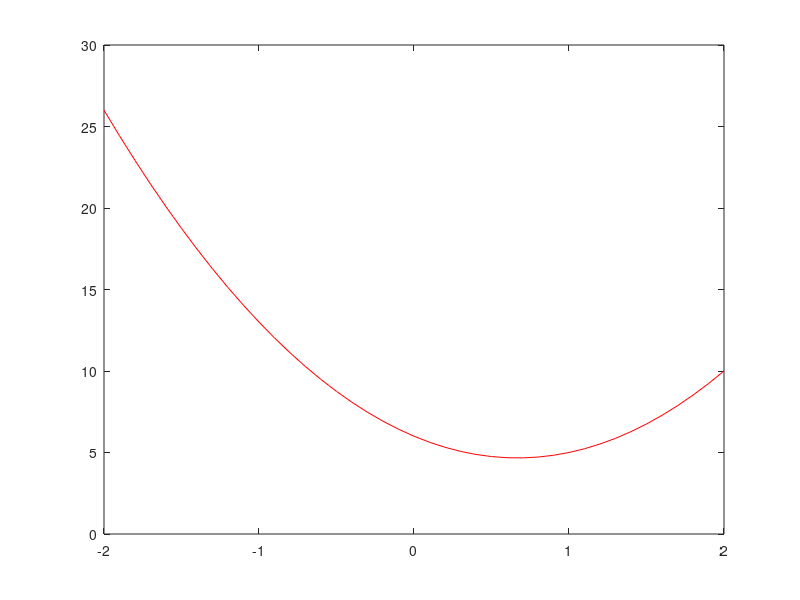

Write MATLAB code to recreate this figure.
%create two vectors and use different types of line
x=-2:0.1:2
y=3*x.^2-4*x+6
plot(x,y)
%plot using magenta ps syntax is m:s
plot(x,y,'m:s');
%plot using green dashed line ps syntax is g--*
plot(x,y,'g--*');
%pot using red solid line ps syntax is r-
plot(x,y,'r-');